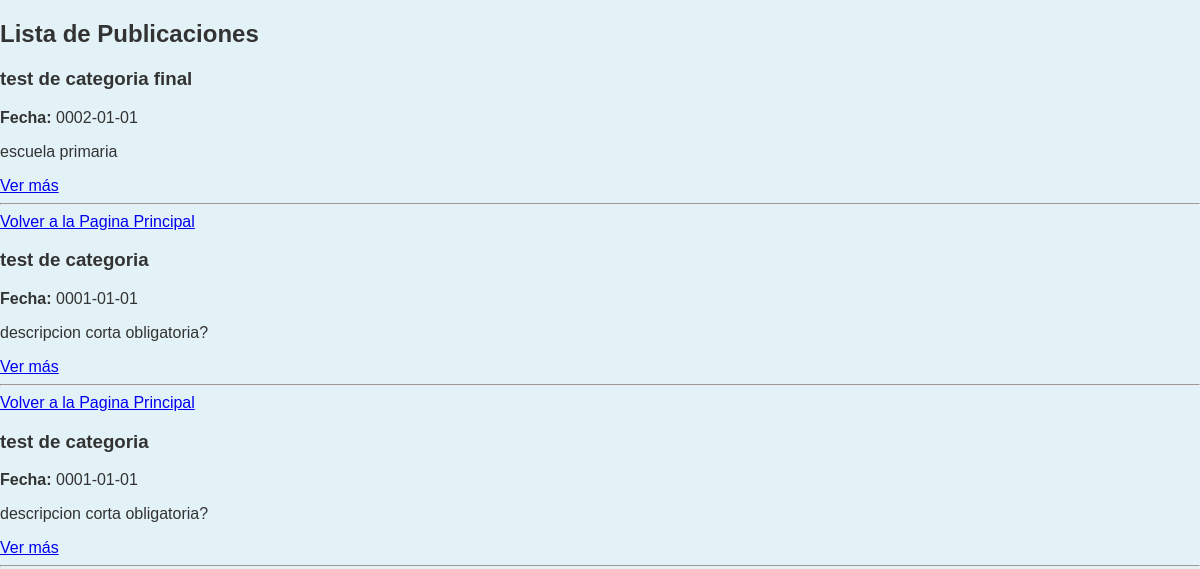
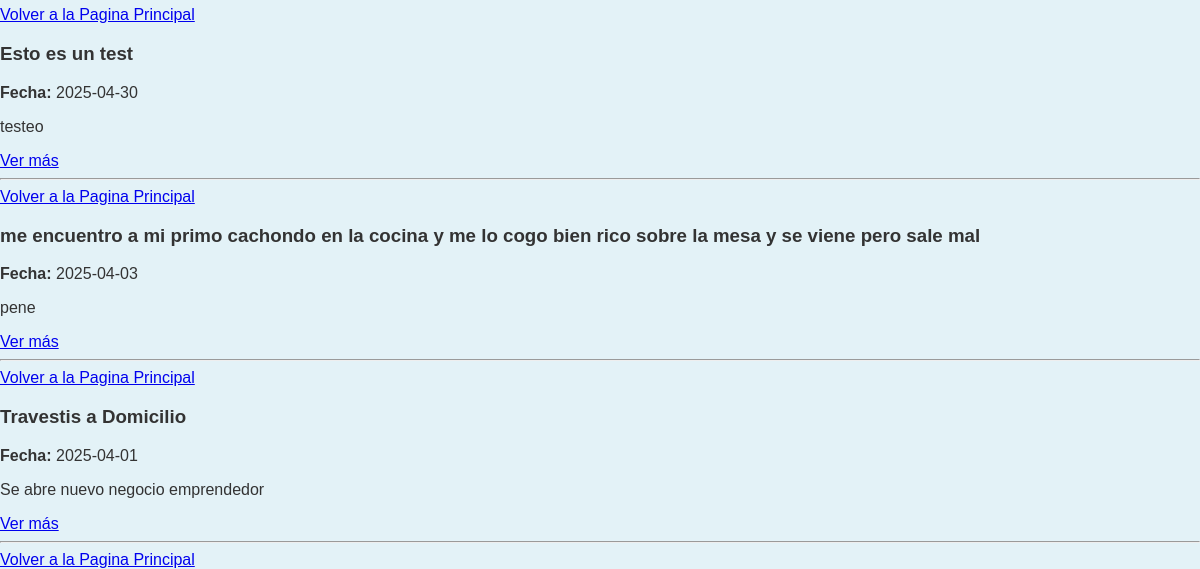
The page /PHP/publicaciones.php on the database as committed earlier (2 pictures, top to bottom).
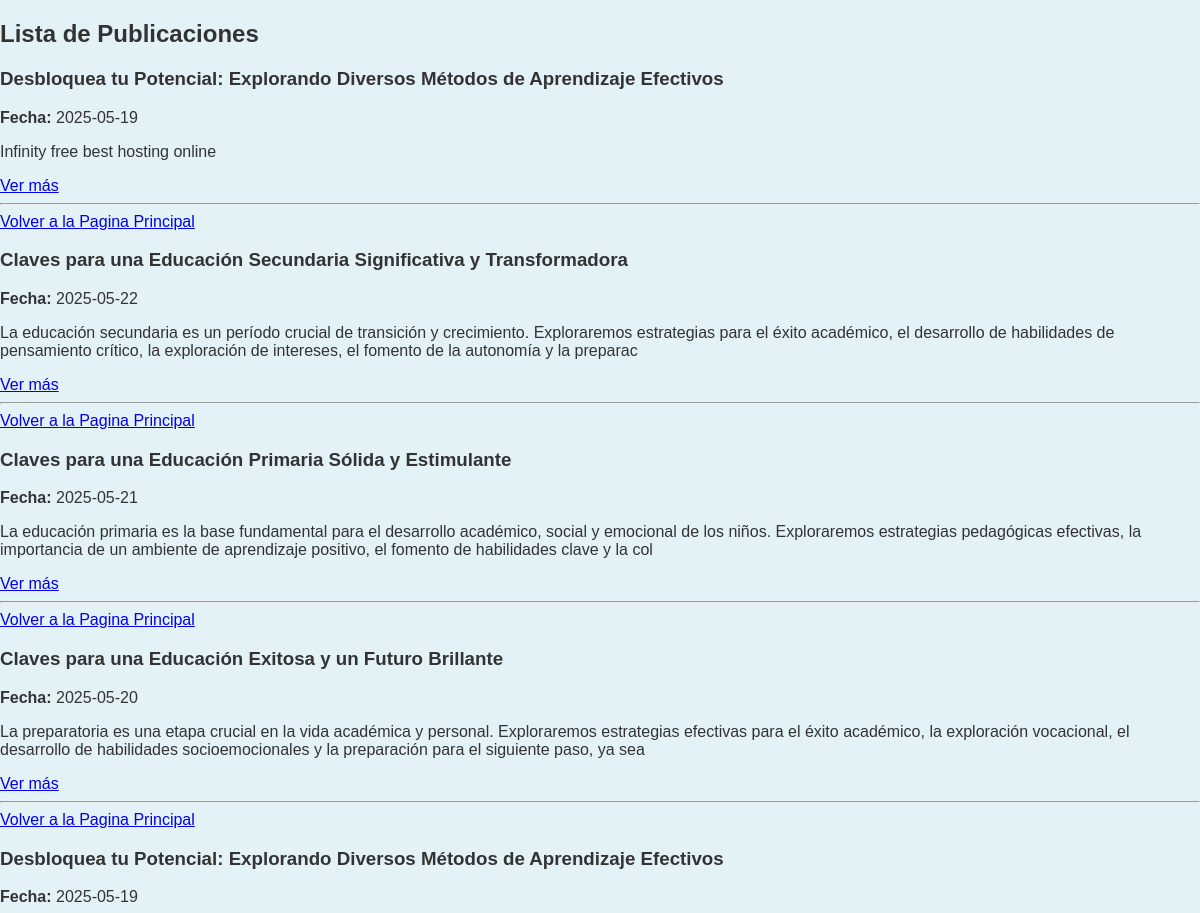
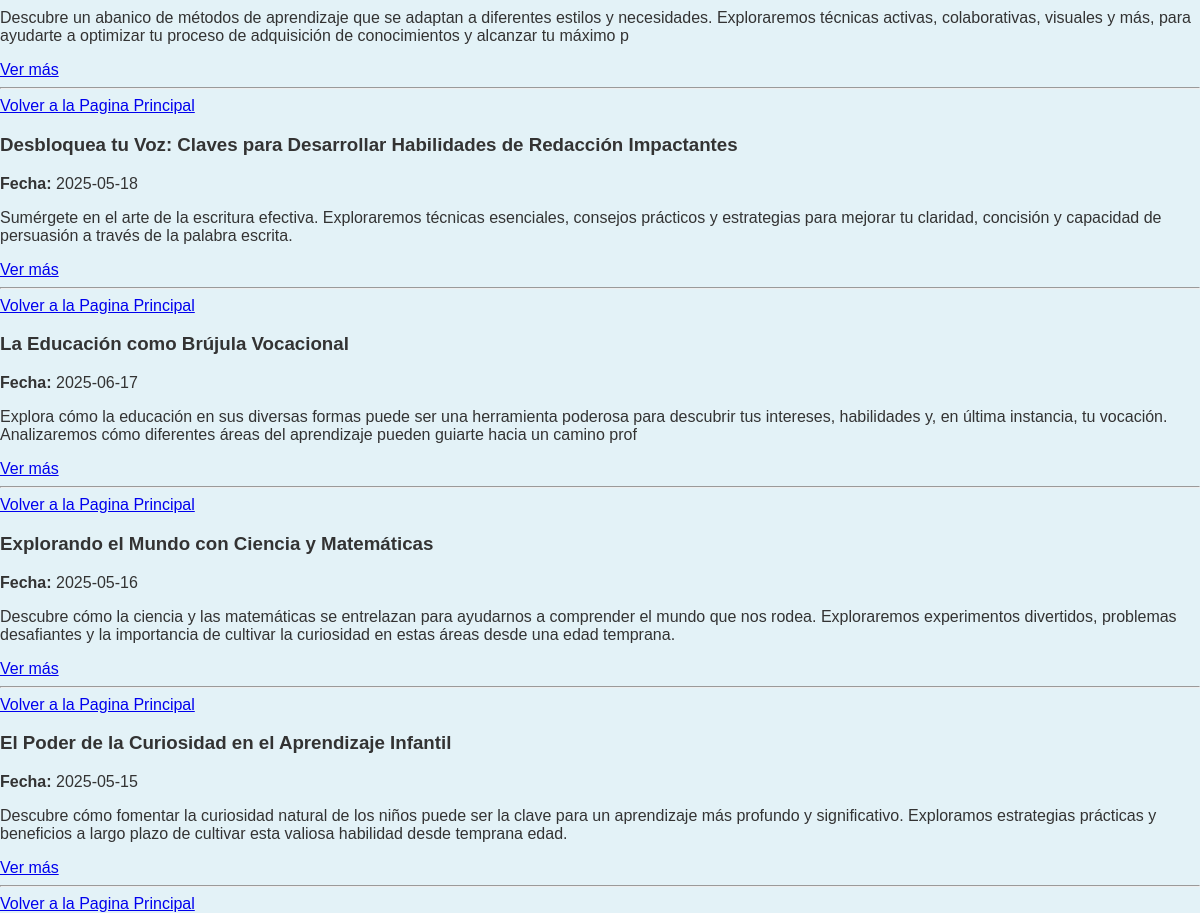
The same page on the database as committed later (2 pictures, top to bottom).
### tables this page shows
CREATE TABLE `publicaciones_2` (
  `id` int(11) NOT NULL,
  `titular` varchar(255) NOT NULL,
  `fecha` date NOT NULL,
  `descripcion_corta` varchar(255) NOT NULL,
  `contenido` text NOT NULL,
  `referencia` varchar(255) NOT NULL,
  `imagen` varchar(255) DEFAULT NULL COMMENT 'Ruta/nombre del archivo de imagen',
  `categoria` varchar(50) NOT NULL,
  `fecha_creacion` timestamp NOT NULL DEFAULT current_timestamp(),
  `total_ratings` int(11) DEFAULT 0,
  `rating_count` int(11) DEFAULT 0,
  `mensaje` varchar(255) NOT NULL
);

### PHP/publicaciones.php (the view, shortened to what this page needs)
<?php
include 'blog_db.php';
$sql = "SELECT * FROM publicaciones_2 ORDER BY fecha_creacion DESC";
$result = $conn->query($sql);
?>
<!DOCTYPE html>
<html lang="es">
<head>
    <link rel="stylesheet" href="../css/style.css">
</head>
<body>
    <h2>Lista de Publicaciones</h2>
    <?php while ($row = $result->fetch_assoc()): ?>
        <div class="post">
            <h3><?= htmlspecialchars($row["titular"]) ?></h3>
            <p><strong>Fecha:</strong> <?= $row["fecha"] ?></p>
            <p><?= htmlspecialchars($row["descripcion_corta"]) ?></p>
            <a href = "../PHP/post_completo.php?id=' . $row['id'] . ' class = " see-more ">Ver más</a>
        </div>
        <hr>
        <a href="index.php" class="see-more">Volver a la Pagina Principal</a>
    <?php endwhile; ?>
</body>
</html>

### css/style.css (style rules this page uses)
html { scroll-behavior: smooth; }
* { box-sizing: border-box; }
body { font-family: 'Arial', sans-serif; margin: 0; padding: 0; background-color: #e3f2f7; color: #333; }

Rows that differ between the two databases and show on the page:
removed publicaciones_2: titular "test de categoria final", fecha "0002-01-01", descripcion_corta "escuela primaria"
removed publicaciones_2: titular "test de categoria", fecha "0001-01-01", descripcion_corta "descripcion corta obligatoria?"
removed publicaciones_2: titular "test de categoria", fecha "0001-01-01", descripcion_corta "descripcion corta obligatoria?"
removed publicaciones_2: titular "me encuentro a mi primo cachondo en la cocina y me lo cogo bien rico sobre la mesa y se viene pero sale mal", fecha "2025-04-03", descripcion_corta "pene"
removed publicaciones_2: titular "Travestis a Domicilio", fecha "2025-04-01", descripcion_corta "Se abre nuevo negocio emprendedor"
added publicaciones_2: titular "Desbloquea tu Potencial: Explorando Diversos Métodos de Aprendizaje Efectivos", fecha "2025-05-19", descripcion_corta "Infinity free best hosting online"
added publicaciones_2: titular "Claves para una Educación Secundaria Significativa y Transformadora", fecha "2025-05-22", descripcion_corta "La educación secundaria es un período crucial de transición y crecimiento. Exploraremos estrategias para el éxito académico, el desarrollo de habilidades de pensamiento crítico, la exploración de intereses, el fomento de la autonomía y la preparac"
added publicaciones_2: titular "Claves para una Educación Primaria Sólida y Estimulante", fecha "2025-05-21", descripcion_corta "La educación primaria es la base fundamental para el desarrollo académico, social y emocional de los niños. Exploraremos estrategias pedagógicas efectivas, la importancia de un ambiente de aprendizaje positivo, el fomento de habilidades clave y la col"
added publicaciones_2: titular "Claves para una Educación Exitosa y un Futuro Brillante", fecha "2025-05-20", descripcion_corta "La preparatoria es una etapa crucial en la vida académica y personal. Exploraremos estrategias efectivas para el éxito académico, la exploración vocacional, el desarrollo de habilidades socioemocionales y la preparación para el siguiente paso, ya sea"
added publicaciones_2: titular "Desbloquea tu Potencial: Explorando Diversos Métodos de Aprendizaje Efectivos", fecha "2025-05-19", descripcion_corta "Descubre un abanico de métodos de aprendizaje que se adaptan a diferentes estilos y necesidades. Exploraremos técnicas activas, colaborativas, visuales y más, para ayudarte a optimizar tu proceso de adquisición de conocimientos y alcanzar tu máximo p"
changed publicaciones_2: titular "Esto es un test" → "Desbloquea tu Voz: Claves para Desarrollar Habilidades de Redacción Impactantes"; fecha "2025-04-30" → "2025-05-18"; descripcion_corta "testeo" → "Sumérgete en el arte de la escritura efectiva. Exploraremos técnicas esenciales, consejos prácticos y estrategias para mejorar tu claridad, concisión y capacidad de persuasión a través de la palabra escrita."
added publicaciones_2: titular "La Educación como Brújula Vocacional", fecha "2025-06-17", descripcion_corta "Explora cómo la educación en sus diversas formas puede ser una herramienta poderosa para descubrir tus intereses, habilidades y, en última instancia, tu vocación. Analizaremos cómo diferentes áreas del aprendizaje pueden guiarte hacia un camino prof"
added publicaciones_2: titular "Explorando el Mundo con Ciencia y Matemáticas", fecha "2025-05-16", descripcion_corta "Descubre cómo la ciencia y las matemáticas se entrelazan para ayudarnos a comprender el mundo que nos rodea. Exploraremos experimentos divertidos, problemas desafiantes y la importancia de cultivar la curiosidad en estas áreas desde una edad temprana."
added publicaciones_2: titular "El Poder de la Curiosidad en el Aprendizaje Infantil", fecha "2025-05-15", descripcion_corta "Descubre cómo fomentar la curiosidad natural de los niños puede ser la clave para un aprendizaje más profundo y significativo. Exploramos estrategias prácticas y beneficios a largo plazo de cultivar esta valiosa habilidad desde temprana edad."
